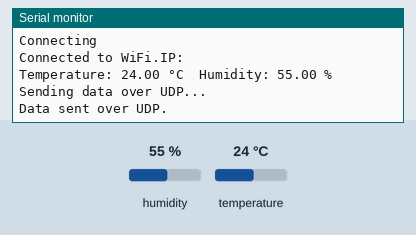
Recording of a sketch running on a simulated ESP8266 (NodeMCU). On the bench: the last lines printed to the serial monitor. The test bench sets the inputs (shaded band); at power-on: humidity 55 %, temperature 24 °C. WiFi joins after 1.5 s; servers stay silent unless stated.

Above: at 3.2 s.
3.3 s: humidity set to 22 %
At 5.9 s:
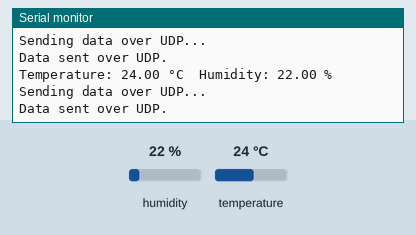
6.1 s: temperature set to 12 °C
At 7.4 s:
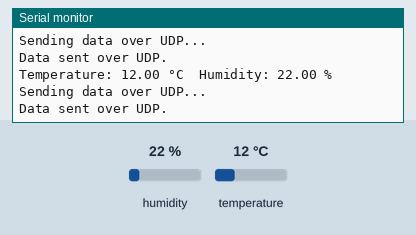
8.9 s: humidity set to 40 %
At 10.8 s:
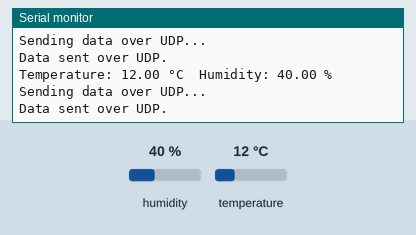
Timing chart, 0 to 12.3 s (numbered marks = the images above; inputs shaded):
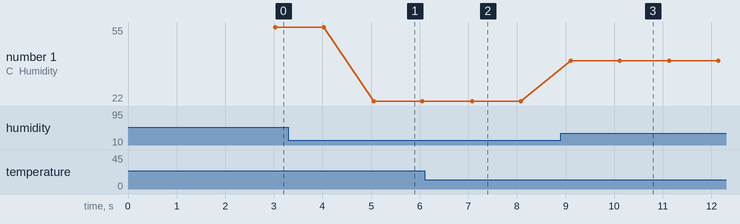

The sketch:

week10.ino
```cpp
#include <ESP8266WiFi.h>
#include <WiFiUdp.h>
#include <DHT.h>
const char* ssid = "Paramesh";
const char* password = "12345678";
const char* udpAddress = "192.168.51.36";
const int udpPort = 8081;
#define DHTPIN D3
#define DHTTYPE DHT11
DHT dht(DHTPIN, DHTTYPE);
WiFiUDP udp;
void setup() {
  Serial.begin(115200);
  Serial.println();
  Serial.println("Connecting to WiFi...");
  WiFi.begin(ssid, password);
  while (WiFi.status() != WL_CONNECTED) {
    delay(1000);
    Serial.println("Connecting");
  }
  Serial.println();
  Serial.println("Connected to WiFi.IP:");
  dht.begin();
}
void loop() {
  delay(1000);
  float temperature = dht.readTemperature();
  float humidity = dht.readHumidity();
  if (isnan(temperature) || isnan(humidity)) {
    Serial.println("Failed to read from DHT sensor!");
    return;
  }
  Serial.print("Temperature: ");
  Serial.print(temperature);
  Serial.print(" °C\tHumidity: ");
  Serial.print(humidity);
  Serial.println(" %");
  Serial.println("Sending data over UDP...");
  udp.beginPacket(udpAddress, udpPort);
  udp.print("Temperature: ");
  udp.print(temperature);
  udp.print(" °C, Humidity: ");
  udp.print(humidity);
  udp.println(" %");
  udp.endPacket();
  Serial.println("Data sent over UDP.");
}
```

Measured:
- after the input at 3.3 s, the serial monitor: prints a new line after 1.8 s (image 1)
- after the input at 6.1 s, the serial monitor: prints a new line after 0.98 s (image 2)
- after the input at 8.9 s, the serial monitor: prints a new line after 0.21 s (image 3)
- plotted number 1: 55 → 22 after the input at 3.3 s, 22 → 40 after the input at 8.9 s
